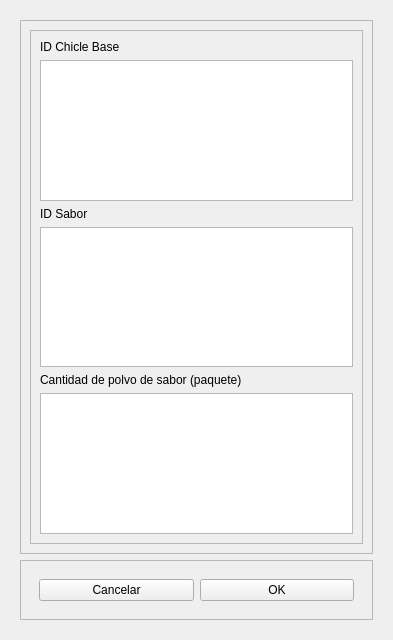
<?xml version="1.0" encoding="UTF-8"?>
<ui version="4.0">
 <class>Form</class>
 <widget class="QWidget" name="Form">
  <property name="geometry">
   <rect>
    <x>0</x>
    <y>0</y>
    <width>393</width>
    <height>640</height>
   </rect>
  </property>
  <property name="windowTitle">
   <string>Form</string>
  </property>
  <layout class="QHBoxLayout" name="horizontalLayout_2">
   <item>
    <widget class="QWidget" name="widget" native="true">
     <layout class="QVBoxLayout" name="verticalLayout_4">
      <item>
       <widget class="QFrame" name="frame_2">
        <property name="frameShape">
         <enum>QFrame::StyledPanel</enum>
        </property>
        <property name="frameShadow">
         <enum>QFrame::Raised</enum>
        </property>
        <layout class="QVBoxLayout" name="verticalLayout_3">
         <item>
          <widget class="QFrame" name="frame_4">
           <property name="frameShape">
            <enum>QFrame::StyledPanel</enum>
           </property>
           <property name="frameShadow">
            <enum>QFrame::Raised</enum>
           </property>
           <layout class="QVBoxLayout" name="verticalLayout_2">
            <item>
             <widget class="QLabel" name="label">
              <property name="text">
               <string>ID Chicle Base</string>
              </property>
             </widget>
            </item>
            <item>
             <widget class="QPlainTextEdit" name="textFla"/>
            </item>
            <item>
             <widget class="QLabel" name="label_2">
              <property name="text">
               <string>ID Sabor</string>
              </property>
             </widget>
            </item>
            <item>
             <widget class="QPlainTextEdit" name="textProv"/>
            </item>
            <item>
             <widget class="QLabel" name="label_3">
              <property name="text">
               <string>Cantidad de polvo de sabor (paquete)</string>
              </property>
             </widget>
            </item>
            <item>
             <widget class="QPlainTextEdit" name="textPri"/>
            </item>
           </layout>
          </widget>
         </item>
        </layout>
       </widget>
      </item>
      <item>
       <widget class="QFrame" name="frame">
        <property name="frameShape">
         <enum>QFrame::StyledPanel</enum>
        </property>
        <property name="frameShadow">
         <enum>QFrame::Raised</enum>
        </property>
        <layout class="QVBoxLayout" name="verticalLayout">
         <item>
          <widget class="QWidget" name="widget_2" native="true">
           <layout class="QHBoxLayout" name="horizontalLayout">
            <item>
             <widget class="QPushButton" name="btnCancel">
              <property name="text">
               <string>Cancelar</string>
              </property>
             </widget>
            </item>
            <item>
             <widget class="QPushButton" name="btnOk">
              <property name="text">
               <string>OK</string>
              </property>
             </widget>
            </item>
           </layout>
          </widget>
         </item>
        </layout>
       </widget>
      </item>
     </layout>
    </widget>
   </item>
  </layout>
 </widget>
 <resources/>
 <connections/>
</ui>
